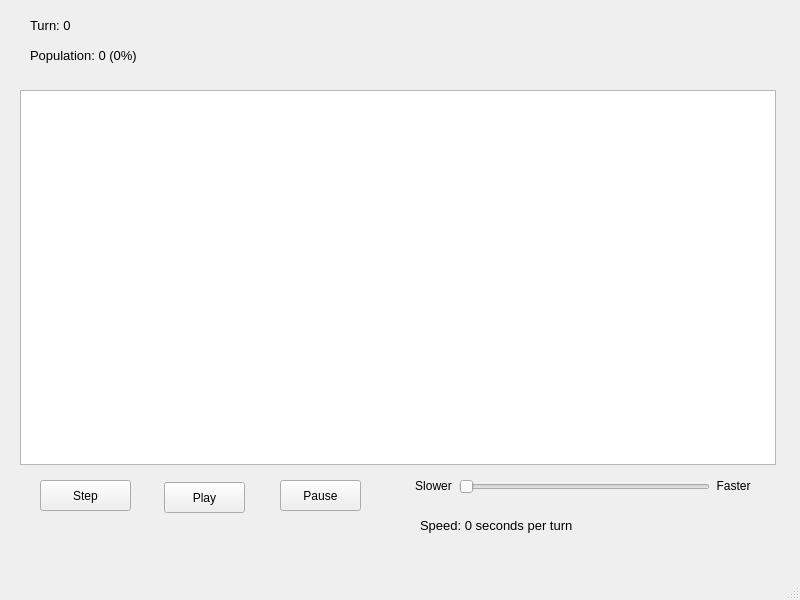
<?xml version="1.0" encoding="UTF-8"?>
<ui version="4.0">
 <class>UI</class>
 <widget class="QMainWindow" name="UI">
  <property name="geometry">
   <rect>
    <x>0</x>
    <y>0</y>
    <width>800</width>
    <height>600</height>
   </rect>
  </property>
  <property name="windowTitle">
   <string>UI</string>
  </property>
  <widget class="QWidget" name="centralwidget">
   <widget class="QPushButton" name="step_btn">
    <property name="geometry">
     <rect>
      <x>40</x>
      <y>480</y>
      <width>91</width>
      <height>31</height>
     </rect>
    </property>
    <property name="text">
     <string>Step</string>
    </property>
   </widget>
   <widget class="QLabel" name="slower_txt">
    <property name="geometry">
     <rect>
      <x>410</x>
      <y>470</y>
      <width>47</width>
      <height>31</height>
     </rect>
    </property>
    <property name="text">
     <string>Slower</string>
    </property>
    <property name="alignment">
     <set>Qt::AlignCenter</set>
    </property>
   </widget>
   <widget class="QLabel" name="turn_txt">
    <property name="geometry">
     <rect>
      <x>30</x>
      <y>10</y>
      <width>251</width>
      <height>31</height>
     </rect>
    </property>
    <property name="font">
     <font>
      <pointsize>10</pointsize>
     </font>
    </property>
    <property name="text">
     <string>Turn: 0</string>
    </property>
    <property name="alignment">
     <set>Qt::AlignLeading|Qt::AlignLeft|Qt::AlignVCenter</set>
    </property>
   </widget>
   <widget class="QLabel" name="population_txt">
    <property name="geometry">
     <rect>
      <x>30</x>
      <y>40</y>
      <width>251</width>
      <height>31</height>
     </rect>
    </property>
    <property name="font">
     <font>
      <pointsize>10</pointsize>
     </font>
    </property>
    <property name="text">
     <string>Population: 0 (0%)</string>
    </property>
    <property name="alignment">
     <set>Qt::AlignLeading|Qt::AlignLeft|Qt::AlignVCenter</set>
    </property>
   </widget>
   <widget class="QSlider" name="Time_slider">
    <property name="geometry">
     <rect>
      <x>459</x>
      <y>471</y>
      <width>251</width>
      <height>31</height>
     </rect>
    </property>
    <property name="orientation">
     <enum>Qt::Horizontal</enum>
    </property>
   </widget>
   <widget class="QPushButton" name="play_btn">
    <property name="geometry">
     <rect>
      <x>164</x>
      <y>482</y>
      <width>81</width>
      <height>31</height>
     </rect>
    </property>
    <property name="text">
     <string>Play</string>
    </property>
   </widget>
   <widget class="QGraphicsView" name="graphicsView">
    <property name="geometry">
     <rect>
      <x>20</x>
      <y>90</y>
      <width>756</width>
      <height>375</height>
     </rect>
    </property>
   </widget>
   <widget class="QLabel" name="speed_txt">
    <property name="geometry">
     <rect>
      <x>420</x>
      <y>510</y>
      <width>331</width>
      <height>31</height>
     </rect>
    </property>
    <property name="font">
     <font>
      <pointsize>10</pointsize>
     </font>
    </property>
    <property name="text">
     <string>Speed: 0 seconds per turn</string>
    </property>
    <property name="alignment">
     <set>Qt::AlignLeading|Qt::AlignLeft|Qt::AlignVCenter</set>
    </property>
   </widget>
   <widget class="QLabel" name="faster_txt">
    <property name="geometry">
     <rect>
      <x>710</x>
      <y>470</y>
      <width>47</width>
      <height>31</height>
     </rect>
    </property>
    <property name="text">
     <string>Faster</string>
    </property>
    <property name="alignment">
     <set>Qt::AlignCenter</set>
    </property>
   </widget>
   <widget class="QPushButton" name="pause_btn">
    <property name="geometry">
     <rect>
      <x>280</x>
      <y>480</y>
      <width>81</width>
      <height>31</height>
     </rect>
    </property>
    <property name="text">
     <string>Pause</string>
    </property>
   </widget>
  </widget>
  <widget class="QMenuBar" name="menubar">
   <property name="geometry">
    <rect>
     <x>0</x>
     <y>0</y>
     <width>800</width>
     <height>21</height>
    </rect>
   </property>
  </widget>
  <widget class="QStatusBar" name="statusbar"/>
 </widget>
 <resources/>
 <connections/>
</ui>
